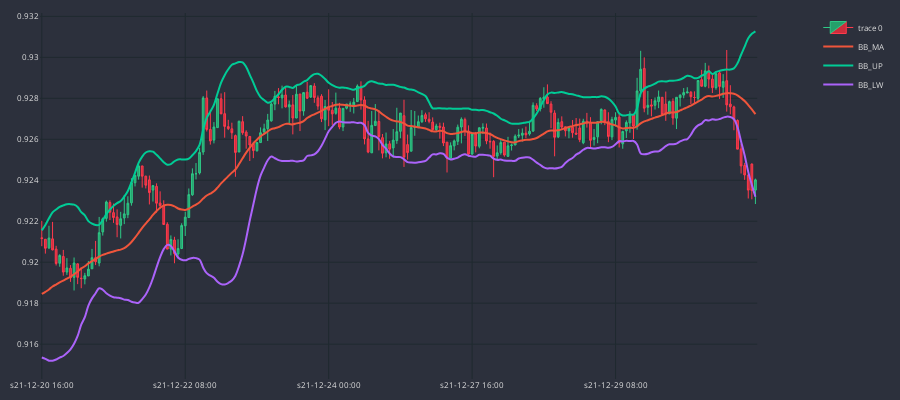

Notebook code cell kept with this figure:
### Code cell
cp = CandlePlot(df_an.iloc[-200:], candles=True)
cp.show_plot(line_traces=['BB_MA', 'BB_UP', 'BB_LW'])

### Figure 1 — Plotly figure (JSON) as saved in the notebook; plotly's stock layout.template omitted (floating-point values rounded to 4 significant figures; data arrays with more than 128 entries replaced by an {"elided": "..."} marker saying what was removed)
{"data": [{"close": {"elided": "200 float values"}, "decreasing": {"fillcolor": "#CC2E3C", "line": {"color": "#FF3A4C"}}, "high": {"elided": "200 float values"}, "increasing": {"fillcolor": "#24A06B", "line": {"color": "#2EC886"}}, "line": {"width": 1}, "low": {"elided": "200 float values"}, "opacity": 1, "open": {"elided": "200 float values"}, "type": "candlestick", "x": {"elided": "200 str values"}}, {"line": {"shape": "spline", "width": 2}, "name": "BB_MA", "type": "scatter", "x": {"elided": "200 str values"}, "xaxis": "x", "y": {"elided": "200 float values"}, "yaxis": "y"}, {"line": {"shape": "spline", "width": 2}, "name": "BB_UP", "type": "scatter", "x": {"elided": "200 str values"}, "xaxis": "x", "y": {"elided": "200 float values"}, "yaxis": "y"}, {"line": {"shape": "spline", "width": 2}, "name": "BB_LW", "type": "scatter", "x": {"elided": "200 str values"}, "xaxis": "x", "y": {"elided": "200 float values"}, "yaxis": "y"}], "layout": {"font": {"color": "#e1e1e1", "size": 8}, "height": 400, "margin": {"b": 10, "l": 10, "r": 10, "t": 10}, "paper_bgcolor": "#2c303c", "plot_bgcolor": "#2c303c", "width": 900, "xaxis": {"anchor": "y", "domain": [0, 0.94], "gridcolor": "#1f292f", "nticks": 5, "rangeslider": {"visible": false}}, "yaxis": {"anchor": "x", "domain": [0, 1], "gridcolor": "#1f292f"}, "yaxis2": {"anchor": "x", "gridcolor": "#1f292f", "overlaying": "y", "side": "right"}}}
